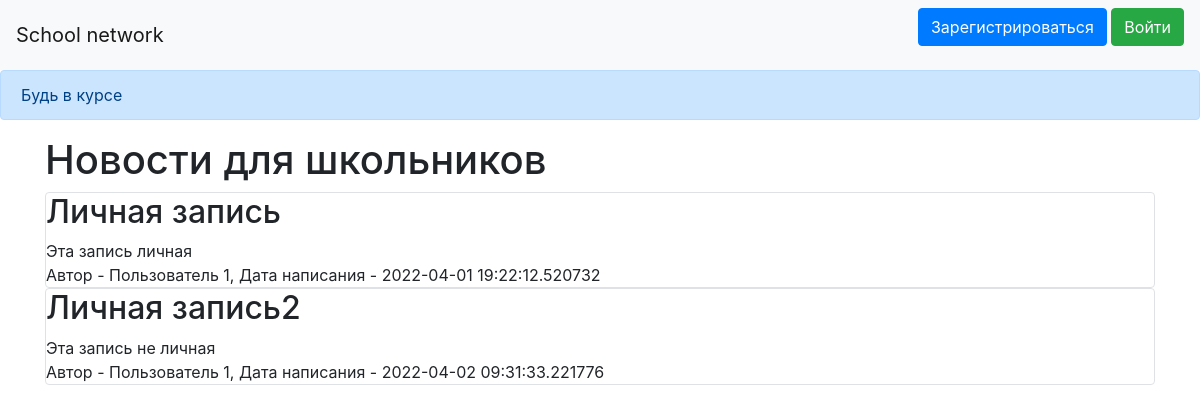
The app's page /news, older data.
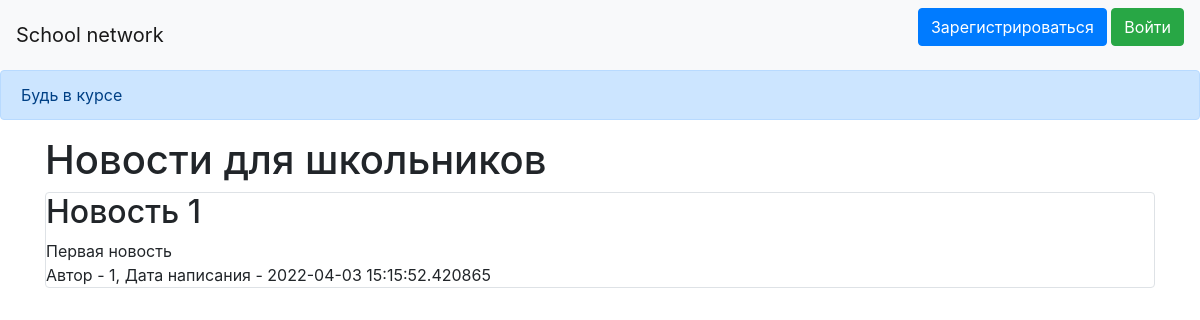
The same page, newer data.
### data/news.py (models this page shows)
class News(SqlAlchemyBase):
    __tablename__ = 'news'
    id = sqlalchemy.Column(sqlalchemy.Integer,
                           primary_key=True, autoincrement=True)
    title = sqlalchemy.Column(sqlalchemy.String, nullable=True)
    content = sqlalchemy.Column(sqlalchemy.String, nullable=True)
    created_date = sqlalchemy.Column(sqlalchemy.DateTime,
                                     default=datetime.datetime.now)
    for_which_form = sqlalchemy.Column(sqlalchemy.Boolean, default=True)
    user_id = sqlalchemy.Column(sqlalchemy.Integer,
                                sqlalchemy.ForeignKey("users.id"))
    is_news = sqlalchemy.Column(sqlalchemy.Boolean, default=True)
    user = orm.relation('User')

### data/users.py (models this page shows, shortened)
class User(SqlAlchemyBase, UserMixin):
    __tablename__ = 'users'
    id = sqlalchemy.Column(sqlalchemy.Integer,
                           primary_key=True, autoincrement=True)
    name = sqlalchemy.Column(sqlalchemy.String, nullable=True)
    about = sqlalchemy.Column(sqlalchemy.String, nullable=True)
    email = sqlalchemy.Column(sqlalchemy.String,
                              index=True, unique=True, nullable=True)
    hashed_password = sqlalchemy.Column(sqlalchemy.String, nullable=True)
    created_date = sqlalchemy.Column(sqlalchemy.DateTime,
                                     default=datetime.datetime.now)
    is_teacher = sqlalchemy.Column(sqlalchemy.Boolean, default=True)
    news = orm.relation("News", back_populates='user')

### main.py (the view)
@app.route("/news")
def index():
    db_session.global_init("db/blogs.db")
    db_sess = db_session.create_session()
    news = db_sess.query(News)
    teacher = db_sess.query(User).filter(User.is_teacher == 1)
    return render_template("news.html", news=news, teacher=teacher)

### data/db_session.py (called while the page is built, shortened)
def global_init(db_file):
    global __factory
    if __factory:
        return

def create_session() -> Session:
    global __factory
    return __factory()

### templates/news.html (shortened to what this page needs)
{% extends "base.html" %}
{% block content %}
<h1>Новости для школьников</h1>
{% for item in news%}
<div class="col-md6 border rounded">
    <h2>{{item.title}}</h2>
    <div>
        {{item.content}}
    </div>
    <div>
        Автор - {{item.user.name}}, Дата написания - {{item.created_date}}
    </div>
</div>
{% endfor %}
{% endblock %}

### templates/base.html (shortened to what this page needs)
<!doctype html>
<html lang="en">
<head>
    <link rel="stylesheet"
          href="https://stackpath.bootstrapcdn.com/bootstrap/4.4.1/css/bootstrap.min.css"
>
</head>
<body>
<header>
    <nav class="navbar navbar-light bg-light">
        <a class="navbar-brand" href="#">School network</a>
        {% if current_user.is_authenticated %}
        <a class="btn btn-success" href="/news">Новости</a>
        <a class="btn btn-success" href="/news">Календарь событий</a>
        <a class="btn btn-primary " href="/register">Личный кабинет</a>
        <a class="btn btn-primary" href="/logout">Выйти</a>
{% else %}
    <p>
        <a class="btn btn-primary " href="/register">Зарегистрироваться</a>
        <a class="btn btn-success" href="/login">Войти</a>
    </p>
{% endif %}
    </nav>
</header>
<div class="alert alert-primary" role="alert">
    Будь в курсе
</div>
<main role="main" class="container">
    {% block content %}{% endblock %}
</main>
</body>
</html>

Row changes from the older to the newer data that the page shows:
removed News: title "Личная запись", content "Эта запись личная", user.name "Пользователь 1", created_date "2022-04-01 19:22:12.520732"
removed News: title "Личная запись2", content "Эта запись не личная", user.name "Пользователь 1", created_date "2022-04-02 09:31:33.221776"
added News: title "Новость 1", content "Первая новость", user.name "1", created_date "2022-04-03 15:15:52.420865"
